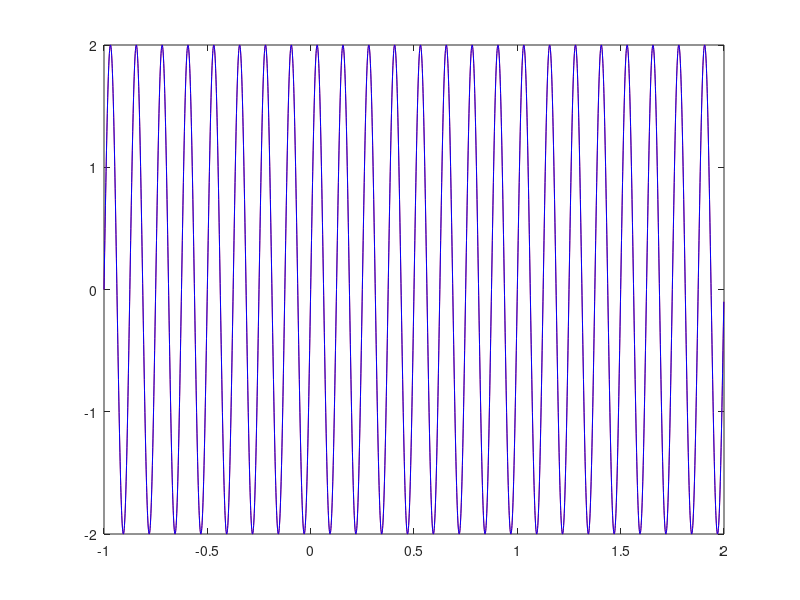

Recreate this plot in MATLAB.
1;
% El espacio de señales senoidales se define como:
% S = { y / y = A*sin(2*pi*f*t + phi) / A, f, phi pertenece a los Reales }

x0 = -1;
dx = 0.001;
xf = 2;
% Parámetros senal1
A1 = 2;
f1 = 8;
phi1 = 0;

% Parametros senal2
A2 = 2;
f2 = 8;
phi2 = 0;

% 
function y = senal(x,A,f,phi)
    y = A*sin(2*pi*f*x + phi);
endfunction

x = x0:dx:xf - dx;
y1 = senal(x,A1,f1,phi1);
y2 = senal(x,A2,f2,phi2);
disp("Producto Punto")
parecido = dot(y1, y2)


clf;
clear plot;
figure(1);
plot(x,y1,'r');
hold on
plot(x,y2,'b');


% Podemos observar que si tienen frecuencia distinta el valor del
% producto punto es chico y negativo, en cambio si las señales tienen la misma frecuencia
% y por lo tanto son iguales, el valor del producto punto es grande y positivo.
